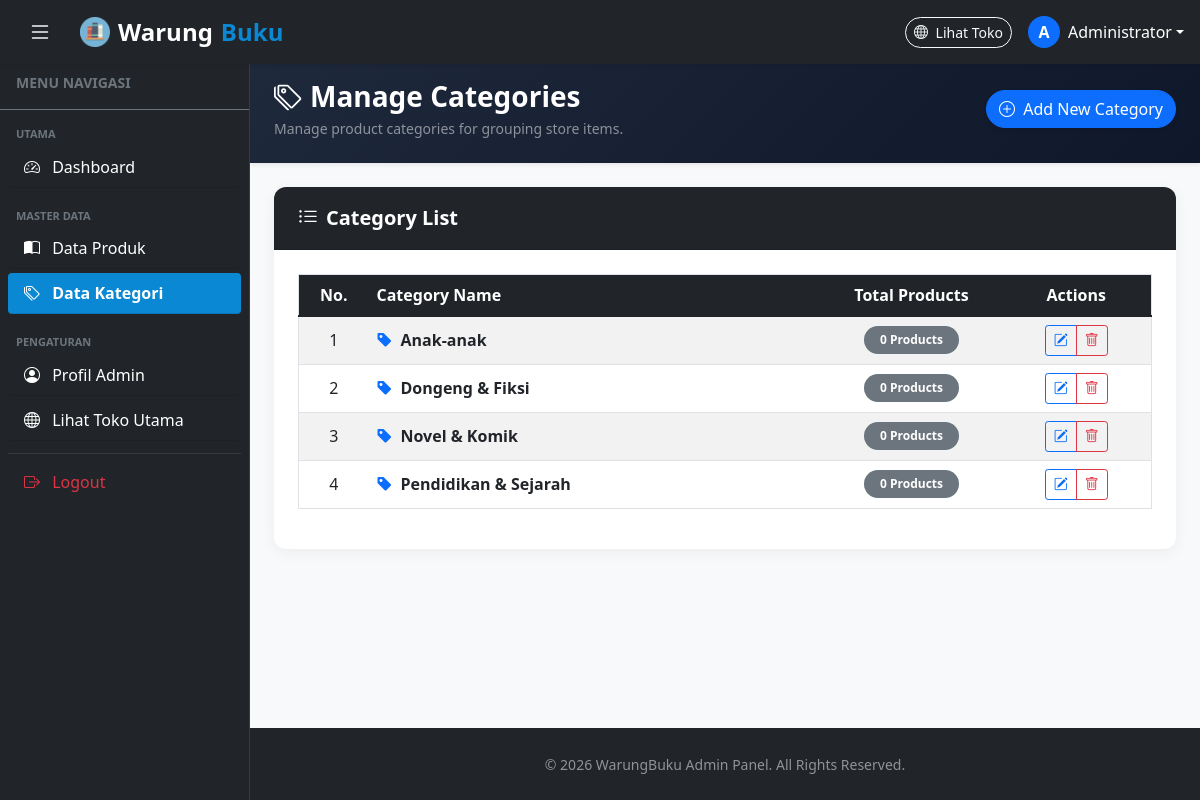
The app's page /categories.php (signed in) with its own data.
### tables this page shows
CREATE TABLE `categories` (
  `id`   INT(11)      NOT NULL AUTO_INCREMENT,
  `name` VARCHAR(100) NOT NULL,
  PRIMARY KEY (`id`)
);

### categories.php (the view, shortened to what this page needs)
<?php
include("connection.php");
$query = "SELECT c.*, COUNT(p.id) AS total_products
          FROM categories c
          LEFT JOIN products p ON c.id = p.category_id
          GROUP BY c.id
          ORDER BY c.id DESC";
$categories = mysqli_query($conn, $query);
?>
<!DOCTYPE html>
<html lang="en">
    <head>
        <link href="https://cdn.jsdelivr.net/npm/bootstrap-icons@1.8.1/font/bootstrap-icons.css" rel="stylesheet" />
        <link href="css/styles.css" rel="stylesheet" />
    </head>
    <body class="bg-light d-flex flex-column min-vh-100">
        <?php include('sidebar.php'); ?>
        <header class="bg-dark text-white py-4 shadow-sm" style="background: linear-gradient(135deg, #1e293b 0%, #0f172a 100%);">
            <div class="container-fluid px-4">
                <div class="d-flex align-items-center justify-content-between flex-wrap gap-3">
                    <div>
                        <h1 class="h3 fw-bold mb-1"><i class="bi bi-tags me-2"></i>Manage Categories</h1>
                        <p class="text-white-50 mb-0 small">Manage product categories for grouping store items.</p>
                    </div>
                    <div>
                        <button class="btn btn-primary rounded-pill shadow-sm" data-bs-toggle="modal" data-bs-target="#modalAddCategory">
                            <i class="bi bi-plus-circle me-1"></i> Add New Category
                        </button>
                    </div>
                </div>
            </div>
        </header>
        <section class="py-4">
            <div class="container-fluid px-4">
                <div class="card card-custom">
                    <div class="card-header card-header-custom bg-dark text-white py-3 px-4 d-flex align-items-center justify-content-between">
                        <div class="fw-bold fs-5 mb-0"><i class="bi bi-list-ul me-2"></i>Category List</div>
                    </div>
                    <div class="card-body p-4">
                        <div class="table-responsive">
                            <table class="table table-hover table-striped align-middle border">
                                <thead class="table-dark">
                                    <tr>
                                        <th width="70" class="text-center">No.</th>
                                        <th>Category Name</th>
                                        <th width="180" class="text-center">Total Products</th>
                                        <th width="150" class="text-center">Actions</th>
                                    </tr>
                                </thead>
                                <tbody>
                                    <?php
                                        if(mysqli_num_rows($categories) == 0){
                                             echo '<tr><td colspan="4" class="text-center py-4 text-muted"><i class="bi bi-inbox fs-2 d-block mb-2"></i>No categories found.</td></tr>';
                                        } else {
                                            $no = 1;
                                            while($cat = mysqli_fetch_array($categories)){
                                    ?>
                                    <tr>
                                        <td class="text-center fw-semibold"><?= $no++ ?></td>
                                        <td class="fw-bold text-dark"><i class="bi bi-tag-fill text-primary me-2"></i><?= htmlspecialchars($cat['name']) ?></td>
                                        <td class="text-center">
                                            <span class="badge bg-secondary rounded-pill px-3 py-2"><?= $cat['total_products'] ?> Products</span>
                                        </td>
                                        <td class="text-center">
                                            <div class="btn-group btn-group-sm" role="group">
                                                <button class="btn btn-outline-primary" title="Edit Category" data-bs-toggle="modal" data-bs-target="#modalEditCategory<?= $cat['id'] ?>">
                                                    <i class="bi bi-pencil-square"></i>
                                                </button>
                                                <a href="categories.php?delete_category=<?= $cat['id'] ?>" onclick="return confirm('Are you sure you want to delete this category? All products in this category will also be deleted.')" class="btn btn-outline-danger" title="Delete Category">
                                                    <i class="bi bi-trash"></i>
                                                </a>
                                            </div>
                                        </td>
                                    </tr>
                                    <?php
                                            }
                                        }
                                    ?>
                                </tbody>
                            </table>
                        </div>
                    </div>
                </div>
            </div>
        </section>
        <footer class="py-4 bg-dark mt-auto">
            <div class="container text-center text-white-50">
                <small>&copy; <?= date('Y') ?> WarungBuku Admin Panel. All Rights Reserved.</small>
            </div>
        </footer>
    </body>
</html>

### sidebar.php (shortened to what this page needs)
<nav class="navbar navbar-expand navbar-dark bg-dark fixed-top shadow-sm px-3 z-index-1030">
    <div class="d-flex align-items-center gap-2">
        <button class="btn btn-dark text-white border-0 me-2" id="sidebarToggle" type="button" title="Toggle Sidebar">
            <i class="bi bi-list fs-4"></i>
        </button>
        <a class="navbar-brand fw-bold fs-4 d-flex align-items-center gap-2 m-0" href="dashboard.php">
            <img src="assets/book.ico" alt="logo" width="30"> Warung<span style="color: #0B88D3;">Buku</span>
        </a>
    </div>
    <div class="ms-auto d-flex align-items-center gap-3">
        <a href="index.php" target="_blank" class="btn btn-outline-light btn-sm rounded-pill d-none d-sm-inline-block">
            <i class="bi bi-globe me-1"></i> Lihat Toko
        </a>
        <div class="dropdown">
            <a href="#" class="d-flex align-items-center text-white text-decoration-none dropdown-toggle" id="dropdownUser" data-bs-toggle="dropdown" aria-expanded="false">
                <div class="bg-primary text-white rounded-circle d-flex align-items-center justify-content-center me-2" style="width: 32px; height: 32px; font-weight: bold;">
                    <?= strtoupper(substr($_SESSION['global']->name ?? 'A', 0, 1)) ?>
                </div>
                <span class="d-none d-md-inline fw-semibold"><?= htmlspecialchars($_SESSION['global']->name ?? 'Admin') ?></span>
            </a>
        </div>
    </div>
</nav>
<div class="sidebar-wrapper bg-dark text-white" id="sidebarWrapper">
    <div class="sidebar-heading px-3 py-3 border-bottom border-secondary d-flex align-items-center justify-content-between">
        <span class="text-uppercase small fw-bold text-muted">Menu Navigasi</span>
    </div>
    <div class="list-group list-group-flush p-2">
        <?php $current_page = basename($_SERVER['PHP_SELF']); ?>
        <small class="text-uppercase text-muted px-2 pt-2 pb-1 fw-bold fs-7" style="font-size: 11px;">UTAMA</small>
        <a href="dashboard.php" class="list-group-item list-group-item-action bg-transparent text-white rounded mb-1 <?= ($current_page == 'dashboard.php') ? 'active-sidebar' : '' ?>">
            <i class="bi bi-speedometer2 me-2"></i> Dashboard
        </a>
        <small class="text-uppercase text-muted px-2 pt-3 pb-1 fw-bold fs-7" style="font-size: 11px;">MASTER DATA</small>
        <a href="products.php" class="list-group-item list-group-item-action bg-transparent text-white rounded mb-1 <?= ($current_page == 'products.php') ? 'active-sidebar' : '' ?>">
            <i class="bi bi-book-half me-2"></i> Data Produk
        </a>
        <a href="categories.php" class="list-group-item list-group-item-action bg-transparent text-white rounded mb-1 <?= ($current_page == 'categories.php') ? 'active-sidebar' : '' ?>">
            <i class="bi bi-tags me-2"></i> Data Kategori
        </a>
        <small class="text-uppercase text-muted px-2 pt-3 pb-1 fw-bold fs-7" style="font-size: 11px;">PENGATURAN</small>
        <a href="profile.php" class="list-group-item list-group-item-action bg-transparent text-white rounded mb-1 <?= ($current_page == 'profile.php') ? 'active-sidebar' : '' ?>">
            <i class="bi bi-person-circle me-2"></i> Profil Admin
        </a>
        <a href="index.php" target="_blank" class="list-group-item list-group-item-action bg-transparent text-white rounded mb-1">
            <i class="bi bi-globe me-2"></i> Lihat Toko Utama
        </a>
        <hr class="text-secondary my-2">
        <a href="logout.php" class="list-group-item list-group-item-action bg-transparent text-danger rounded">
            <i class="bi bi-box-arrow-right me-2"></i> Logout
        </a>
    </div>
</div>

### categories.php (style rules this page uses)
.card-custom { border: none; border-radius: 12px; box-shadow: 0 4px 15px rgba(0,0,0,0.05); }
.card-header-custom { border-top-left-radius: 12px !important; border-top-right-radius: 12px !important; }

### sidebar.php (style rules this page uses)
body { padding-top: 56px; transition: padding-left 0.3s ease; }
.sidebar-wrapper { position: fixed; top: 56px; left: 0; width: 250px; height: calc(100vh - 56px); z-index: 1020; transition: all 0.3s ease; overflow-y: auto; border-right: 1px solid rgba(255,255,255,0.1); }
.active-sidebar { background-color: #0B88D3 !important; color: #fff !important; font-weight: 600; }
body:not(.sidebar-collapsed) { padding-left: 250px; }

### records on screen
categories: name "Anak-anak", total_products "0"
categories: name "Dongeng & Fiksi", total_products "0"
categories: name "Novel & Komik", total_products "0"
categories: name "Pendidikan & Sejarah", total_products "0"

### other values on screen
substr($_SESSION['global']->name ?? 'A', 0, 1) "A"
$_SESSION['global']->name "Administrator"
